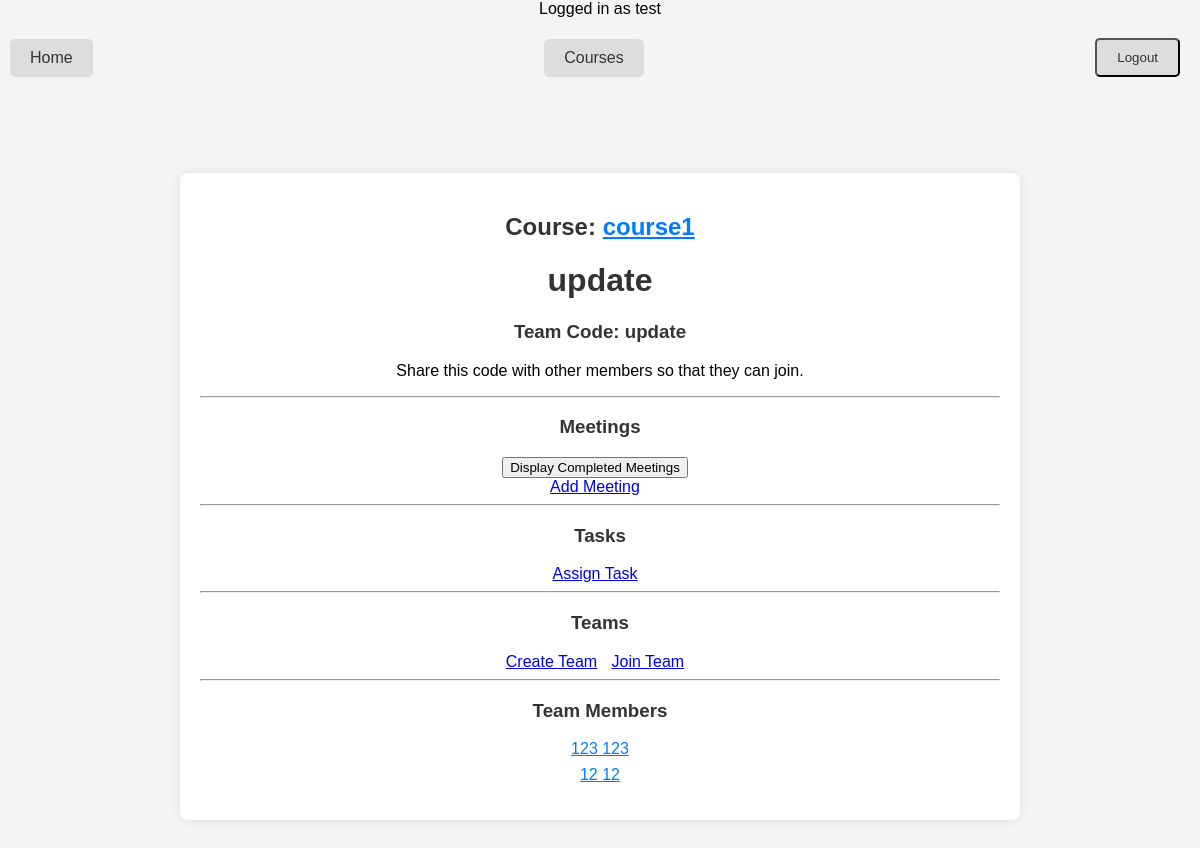
Screenshot of /team/11/ (signed in) with the database file from the repository.
### users/models.py (models this page shows, shortened)
class CustomUser(AbstractBaseUser, PermissionsMixin):
    username = models.CharField(max_length=150, unique=True)
    USERNAME_FIELD = "username"
    email = models.EmailField(_("email address"))
    EMAIL_FIELD = "email"
    STATUS = (
        ('student', 'student'),
        ('teacher','teacher'),
        ('admin', 'admin'),
    )
    status = models.CharField(max_length=100, choices=STATUS, default='student')
    first_name = models.CharField(max_length=150)
    last_name = models.CharField(max_length=150)
    is_staff = models.BooleanField(default=False)
    is_active = models.BooleanField(default=True)
    description = models.TextField('Description', max_length=600, default='', blank=True)
    profile_picture = models.ImageField(upload_to='users/images', null=True, blank=True)
    REQUIRED_FIELDS = ['email', 'first_name', 'last_name']
    objects = CustomUserManager()

### main/models.py (models this page shows)
class Team(models.Model):
    name = models.CharField(max_length=100)
    join_code = models.CharField(max_length=100, unique=True)
    members = models.ManyToManyField(CustomUser, verbose_name=("Members"), blank=True, related_name="teams", through='Membership')
    course = models.ForeignKey(Course, on_delete=models.CASCADE, related_name="teams")
    parent_team = models.ForeignKey('self', on_delete=models.CASCADE, related_name="subteams", null=True, blank=True)

class Course(models.Model):
    name = models.CharField(max_length=100)
    join_code = models.CharField(max_length=100, unique=True)
    instructor = models.ForeignKey(CustomUser, on_delete=models.CASCADE, related_name="taught_courses")
    students = models.ManyToManyField(CustomUser, verbose_name=("Students"), related_name="courses", through="Enrollment")
    students_can_make_teams = models.BooleanField(default=False)

### main/views.py (the view)
# urls.py: path('team/<int:team_pk>/', views.teamhome, name='teamhome'),
@login_required
def teamhome(request, team_pk):
    team = get_object_or_404(Team, pk=team_pk)
    completed_meetings = request.GET.get('display_completed_meetings')
    tasks = Task.objects.filter(course=team.course, task_level=team).order_by('due_date')
    if (completed_meetings == 'True'):
        completed_meetings = True
        meetings = Meeting.objects.filter(meeting_course=team.course, meeting_team=team).order_by('meeting_time')
    else:
        completed_meetings = False
        meetings = Meeting.objects.filter(meeting_course=team.course, meeting_team=team, is_complete=False).order_by('meeting_time')
    if (team.course.instructor.id == request.user.id):
        subteams = Team.objects.filter(course=team.course, parent_team=team)
        if request.method == 'GET':
            return render(request, 'main/teamhome.html', {'team':team, 'subteams':subteams, 'meetings':meetings, 'completed_meetings':completed_meetings, 'tasks':tasks})
    elif (team.members.filter(pk=request.user.id)):
        subteams = Team.objects.filter(course=team.course, parent_team=team, members=request.user)
        if request.method == 'GET':
            return render(request, 'main/teamhome.html', {'team':team, 'subteams':subteams, 'meetings':meetings, 'completed_meetings':completed_meetings, 'tasks':tasks})
    elif (request.user.status == 'admin'):
        subteams = Team.objects.filter(course=team.course, parent_team=team)
        if request.method == 'GET':
            return render(request, 'main/teamhome.html', {'team':team, 'subteams':subteams, 'meetings':meetings, 'completed_meetings':completed_meetings, 'tasks':tasks})
    else:
        return redirect('courses')

### main/templates/main/teamhome.html (shortened to what this page needs)
{% extends 'main/base.html' %}
{% block content %}
<div class="container">
    <h2 class="mt-4">Course:
        <a href="{% url 'coursehome' team.course.id %}" class="text-primary">
            {{ team.course.name }}
        </a>
    </h2>
    <h1 class="my-3">{{ team.name }}</h1>
    <h3>Team Code: {{ team.join_code }} </h3>
    <p class="mb-4">Share this code with other members so that they can join.</p>
    <hr>
    <h3 class="mt-4">Meetings</h3>
    {% if completed_meetings %}
        <form action="{% url 'teamhome' team.id %}" method="GET" class="mt-3">
            <input type="hidden" name="display_completed_meetings" value="False">
            <input type="submit" class="btn btn-secondary" value="Hide Completed Meetings">
        </form>
    {% else %}
        <form action="{% url 'teamhome' team.id %}" method="GET" class="mt-3">
            <input type="submit" class="btn btn-secondary" value="Display Completed Meetings">
        </form>
    {% endif %}
    <a href="{% url 'addmeeting' team.course.id team.id %}" class="btn btn-primary mt-3">Add Meeting</a>
    <hr>
    <h3 class="mt-4">Tasks</h3>
    <a href="{% url 'assigntask' team.course.id team.id %}" class="btn btn-primary mt-3">Assign Task</a>
    <hr>
    <h3 class="mt-4">Teams</h3>
    <a href="{% url 'createteam' team.course.id team.id %}" class="btn btn-success mt-3">Create Team</a>
    <a href="{% url 'jointeam' %}" class="btn btn-info mt-3">Join Team</a>
    <hr>
    <h3 class="mt-4">Team Members</h3>
    <ul>
        {% for member in team.members.all %}
            <li>
                <a href="{% url 'userprofile' member.id %}" class="text-primary">
                    {{ member.first_name }} {{ member.last_name }}
                </a>
            </li>
        {% endfor %}
    </ul>
</div>
{% endblock %}

### main/templates/main/base.html (shortened to what this page needs)
<!DOCTYPE html>
<html lang="en">
<head>
</head>
<body>
    {% if user.is_authenticated %}
    <div class="user-info">
        Logged in as {{ user.username }}
    </div>
    <nav class="navbar">
        <a href="{% url 'home' %}" class="button">Home</a>
        <a href="{% url 'courses' %}" class="button">Courses</a>
        <form action="{% url 'logoutaccount' %}" method="POST">
            <button type="submit" class="button">Logout</button>
        </form>
    </nav>
    {% endif %}
    <br>
    <br>
    {% block content %} {% endblock %}
</body>
</html>

### main/templates/main/base.html (style rules this page uses)
body { font-family: Arial, sans-serif; margin: 0; padding: 0; text-align: center; }
.navbar { display: flex; justify-content: space-between; align-items: center; padding: 10px; background-color: #f4f4f4; }
.button { display: inline-block; padding: 10px 20px; margin-right: 10px; text-decoration: none; color: #333; background-color: #ddd; border-radius: 5px; transition: background-color 0.3s; }
.user-info { margin-bottom: 10px; }

### main/templates/main/teamhome.html (style rules this page uses)
body { font-family: 'Arial', sans-serif; background-color: #f4f4f4; text-align: center; margin: 0; padding: 0; }
.container { max-width: 800px; margin: 50px auto; background-color: #fff; padding: 20px; border-radius: 8px; box-shadow: 0 0 10px rgba(0, 0, 0, 0.1); }
h1, h2, h3 { color: #333; }
.text-primary { color: #007bff; }
.btn { margin-right: 10px; }
ul { list-style: none; padding: 0; }
li { margin-bottom: 8px; }

### rows the page displays
CustomUser: username "test"
Team: course.name "course1", name "update", join_code "update"
CustomUser: first_name "123", last_name "123"
CustomUser: first_name "12", last_name "12"
